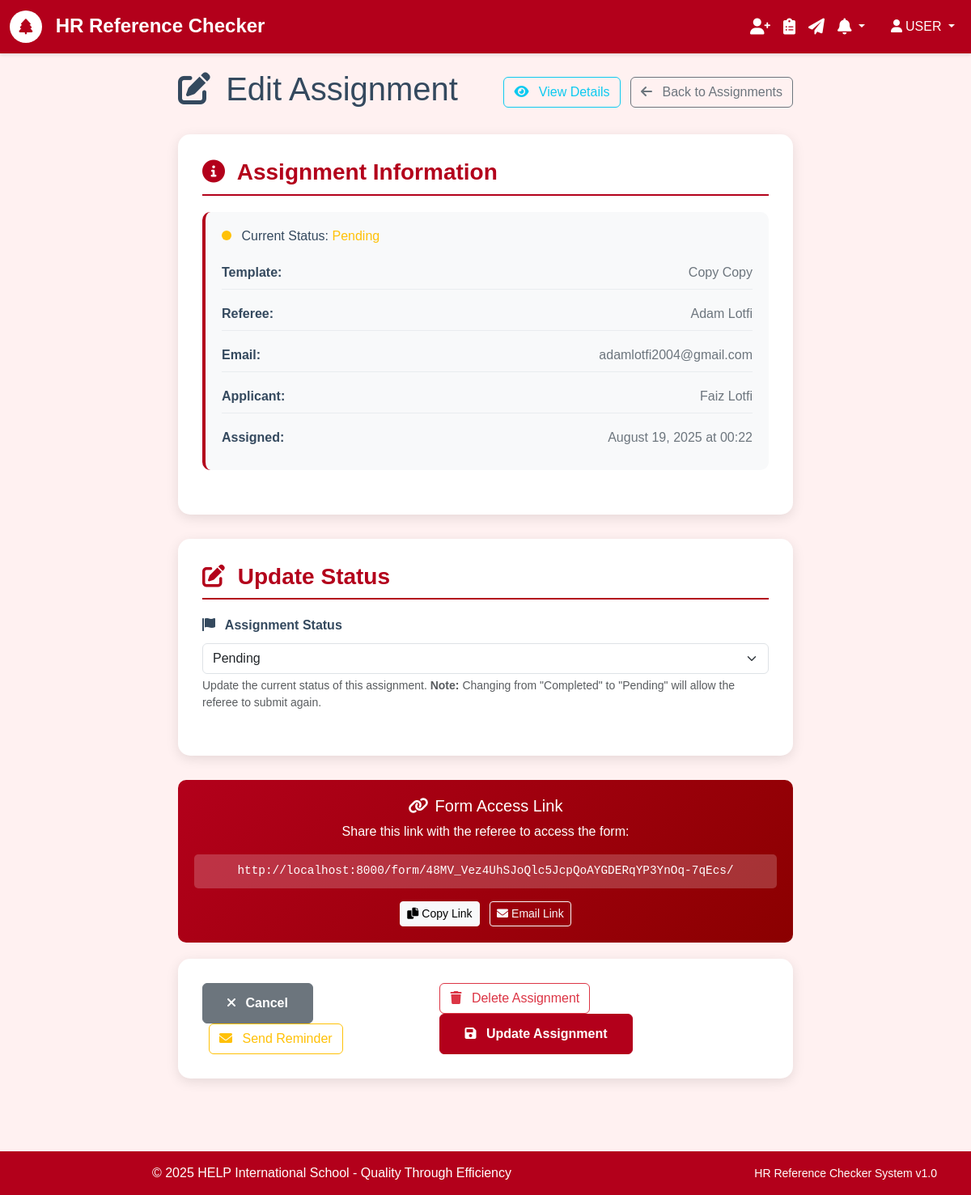
The app's page /forms/7/edit/ (signed in), older data.
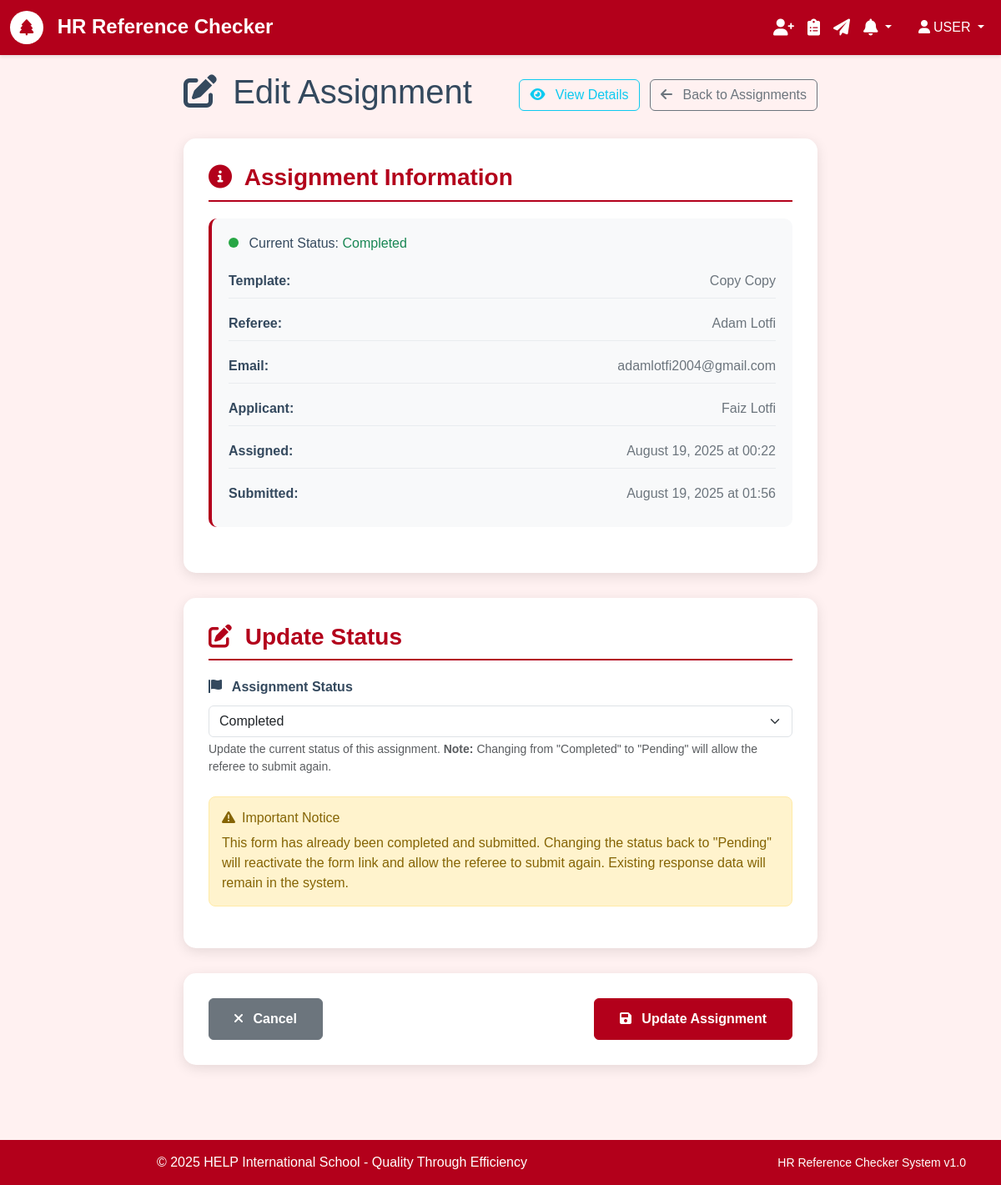
The same page, newer data.
### forms/models.py (models this page shows, shortened)
class Form(models.Model):
    template = models.ForeignKey('form_templates.Template', on_delete=models.CASCADE)
    referee = models.ForeignKey('referees.Referee', on_delete=models.CASCADE)
    unique_token = models.CharField(max_length=255, unique=True, blank=True)
    status = models.CharField(
        max_length=20,
        choices=FormStatus.choices,
        default=FormStatus.PENDING
    )
    created_at = models.DateTimeField(auto_now_add=True)
    submitted_at = models.DateTimeField(null=True, blank=True)
    class Meta:
        ordering = ['-created_at']
        verbose_name = 'Form Assignment'
        verbose_name_plural = 'Form Assignments'
    def generate_access_url(self, base_url="http://localhost:8000"):
        return f"{base_url}/form/{self.unique_token}/"

### form_templates/models.py (models this page shows, shortened)
class Template(models.Model):
    title = models.CharField(max_length=255, validators=[MinLengthValidator(3)])
    description = models.TextField(blank=True, help_text="Brief description of this template")
    instructions = models.TextField(
        blank=True,
        help_text="Instructions shown to referees before filling the form"
    )
    created_by = models.ForeignKey(settings.AUTH_USER_MODEL, on_delete=models.CASCADE)
    is_active = models.BooleanField(default=True)
    created_at = models.DateTimeField(auto_now_add=True)
    updated_at = models.DateTimeField(auto_now=True)
    class Meta:
        ordering = ['-created_at']
        verbose_name = 'Form Template'
        verbose_name_plural = 'Form Templates'

### referees/models.py (models this page shows, shortened)
class Referee(models.Model):
    name = models.CharField(max_length=255)
    email = models.EmailField()
    phone_regex = RegexValidator(
        regex=r'^\+?1?\d{9,15}$',
        message="Phone number must be entered in the format: '+999999999'. Up to 15 digits allowed."
    )
    phone = models.CharField(validators=[phone_regex], max_length=17, blank=True)
    relationship = models.CharField(max_length=100, help_text="e.g., Former Manager, Colleague, etc.")
    applicant_name = models.CharField(max_length=255, help_text="Name of the person being referenced")
    created_at = models.DateTimeField(auto_now_add=True)
    is_active = models.BooleanField(default=True)
    class Meta:
        ordering = ['-created_at']
        verbose_name = 'Referee'
        verbose_name_plural = 'Referees'

### forms/views.py (the view, shortened to what this page needs)
# urls.py: path('<int:pk>/edit/', views.FormAssignmentUpdateView.as_view(), name='edit'),
class FormAssignmentUpdateView(LoginRequiredMixin, UpdateView):
    model = Form
    form_class = FormStatusUpdateForm
    template_name = 'forms/edit.html'
    success_url = reverse_lazy('forms:list')

### forms/forms.py
class FormStatusUpdateForm(forms.ModelForm):
    class Meta:
        model = Form
        fields = ['status']
        widgets = {
            'status': forms.Select(attrs={
                'class': 'form-select'
            })
        }
    def __init__(self, *args, **kwargs):
        super().__init__(*args, **kwargs)
        self.fields['status'].help_text = "Update the current status of this assignment"

### core/models.py (called while the page is built)
    @classmethod
    def get_unread_count(cls, user):
        return cls.objects.filter(user=user, is_read=False, is_dismissed=False).count()

    @classmethod
    def get_recent_notifications(cls, user, limit=10):
        return cls.objects.filter(user=user, is_dismissed=False).order_by('-created_at')[:limit]

### templates/forms/edit.html (shortened to what the changed rows need)
{% extends 'base.html' %}
{% block content %}
<div class="edit-container">
    <div class="d-flex justify-content-between align-items-center mb-4">
        <h1>
            <i class="fas fa-edit me-2"></i>
            Edit Assignment
        </h1>
    </div>
    <form method="post" id="editAssignmentForm">
        <div class="form-section">
            <div class="assignment-info">
                <h6 class="mb-3">
                    <span class="status-indicator {% if object.status == 'PENDING' %}status-pending{% else %}status-completed{% endif %}"></span>
                    Current Status:
                    {% if object.status == 'PENDING' %}
                        <span class="text-warning">Pending</span>
                    {% else %}
                        <span class="text-success">Completed</span>
                    {% endif %}
                </h6>
                <div class="info-item">
                    <span class="info-label">Template:</span>
                    <span class="info-value">{{ object.template.title }}</span>
                </div>
                <div class="info-item">
                    <span class="info-label">Referee:</span>
                    <span class="info-value">{{ object.referee.name }}</span>
                </div>
                <div class="info-item">
                    <span class="info-label">Email:</span>
                    <span class="info-value">{{ object.referee.email }}</span>
                </div>
                <div class="info-item">
                    <span class="info-label">Applicant:</span>
                    <span class="info-value">{{ object.referee.applicant_name }}</span>
                </div>
                <div class="info-item">
                    <span class="info-label">Assigned:</span>
                    <span class="info-value">{{ object.created_at|date:"F d, Y \a\\t H:i" }}</span>
                </div>
                {% if object.submitted_at %}
                <div class="info-item">
                    <span class="info-label">Submitted:</span>
                    <span class="info-value">{{ object.submitted_at|date:"F d, Y \a\\t H:i" }}</span>
                </div>
                {% endif %}
            </div>
        </div>
        <div class="form-section">
            <div class="form-group">
                <label for="{{ form.status.id_for_label }}" class="form-label">
                    <i class="fas fa-flag me-2"></i>
                    Assignment Status
                </label>
                {{ form.status }}
                <div class="form-text">
                    Update the current status of this assignment.
                    <strong>Note:</strong> Changing from "Completed" to "Pending" will allow the referee to submit again.
                </div>
            </div>
            {% if object.status == 'COMPLETED' %}
                <div class="warning-message">
                    <h6><i class="fas fa-exclamation-triangle me-2"></i>Important Notice</h6>
                    <p class="mb-0">
                        This form has already been completed and submitted.
                        Changing the status back to "Pending" will reactivate the form link and allow the referee to submit again.
                        Existing response data will remain in the system.
                    </p>
                </div>
            {% endif %}
        </div>
        {% if object.status == 'PENDING' %}
        <div class="access-info">
            <h5><i class="fas fa-link me-2"></i>Form Access Link</h5>
            <p>Share this link with the referee to access the form:</p>
            <div class="access-url">
                {{ object.generate_access_url }}
            </div>
            <div class="mt-3">
                <button type="button" class="btn btn-light btn-sm me-2"
                        onclick="copyToClipboard('{{ object.generate_access_url }}', this)">
                    <i class="fas fa-copy me-1"></i>Copy Link
                </button>
                <a href="mailto:{{ object.referee.email }}?subject=Reference Request - {{ object.template.title }}&body=Please complete your reference form at: {{ object.generate_access_url }}"
                   class="btn btn-outline-light btn-sm">
                    <i class="fas fa-envelope me-1"></i>Email Link
                </a>
            </div>
        </div>
        {% endif %}
        <div class="form-section">
            <div class="d-flex justify-content-between">
                <div>
                    <a href="{% url 'forms:list' %}" class="btn btn-secondary">
                        <i class="fas fa-times me-2"></i>
                        Cancel
                    </a>
                    {% if object.status == 'PENDING' %}
                        <a href="{% url 'forms:resend' object.pk %}" class="btn btn-outline-warning ms-2"
                           onclick="return confirm('Send reminder email to {{ object.referee.name }}?')">
                            <i class="fas fa-envelope me-2"></i>
                            Send Reminder
                        </a>
                    {% endif %}
                </div>
                <div>
                    {% if object.status == 'PENDING' %}
                        <a href="{% url 'forms:delete' object.pk %}" class="btn btn-outline-danger me-2"
                           onclick="return confirm('Are you sure you want to delete this assignment?')">
                            <i class="fas fa-trash me-2"></i>
                            Delete Assignment
                        </a>
                    {% endif %}
                    <button type="submit" class="btn btn-primary">
                        <i class="fas fa-save me-2"></i>
                        Update Assignment
                    </button>
                </div>
            </div>
        </div>
    </form>
</div>
{% endblock %}

Row changes from the older to the newer data that the page shows:
changed Form "Copy Copy": submitted_at (not shown) → "August 19, 2025 at 01:56"; status "Pending" → "Completed"; generate_access_url "http://localhost:8000/form/48MV_Vez4UhSJoQlc5JcpQoAYGDERqYP3YnOq-7qEcs/" → (not shown)
Text that changed along with them:
text no longer shown: "Pending Form Access Link Share this link with the referee to access the form: Copy Link Email Link Send Reminder Delete Assignment"
text now shown: "Completed Submitted: Important Notice This form has already been completed and submitted. Changing the status back to \"Pending\" will reactivate the form link and allow the referee to submit again. Existing response data will remain in the system."
